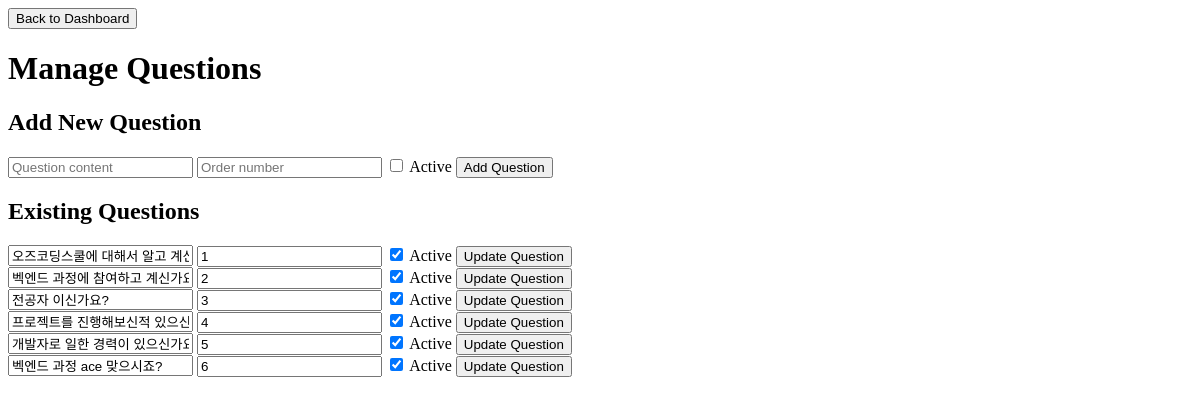
Page /admin/dashboard/question (signed in) on the earlier database version.
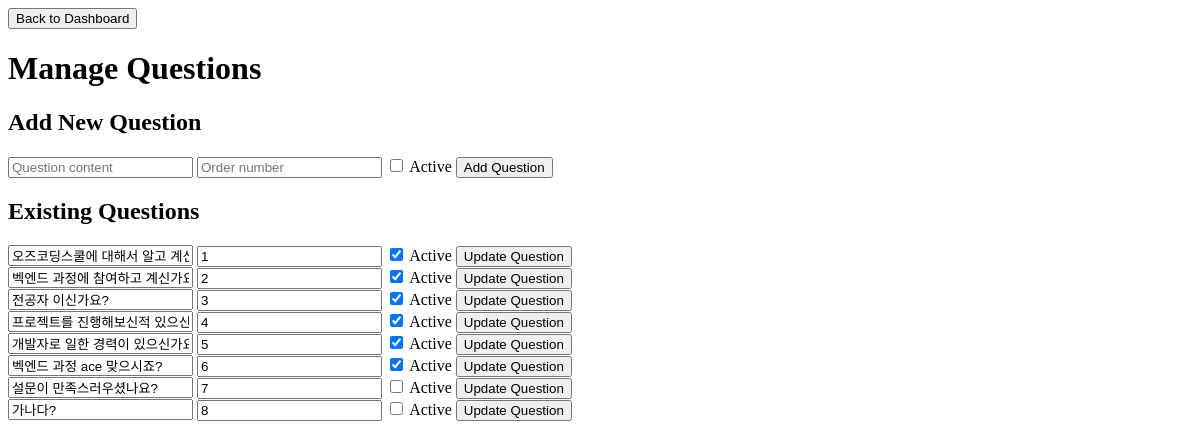
Same page on the later database version.
### app/models.py (models this page shows)
class Question(db.Model):
    __tablename__ = "question"
    id = db.Column(db.Integer, primary_key=True)
    content = db.Column(db.String(255))
    order_num = db.Column(db.Integer, default=0)
    is_active = db.Column(db.Boolean, default=True)

### app/routes.py (the view, shortened to what this page needs)
@admin.route("/dashboard/question", methods=["GET", "POST"])
@login_required
def manage_questions():
    questions = Question.query.order_by(Question.order_num).all()
    return render_template("manage_questions.html", questions=questions)

### app/routes.py (called while the page is built)
def login_required(f):
    @wraps(f)
    def decorated_function(*args, **kwargs):
        if "admin_logged_in" not in session:
            return redirect(url_for("admin.login", next=request.url))
        return f(*args, **kwargs)
    return decorated_function

### app/templates/manage_questions.html (shortened to what this page needs)
<!DOCTYPE html>
<html lang="en">
<head>
</head>
<body>
    <a href="{{ url_for('admin.dashboard') }}">
        <button class="dashboard-button">Back to Dashboard</button>
    </a>
    <h1>Manage Questions</h1>
    <h2>Add New Question</h2>
    <form action="{{ url_for('admin.manage_questions') }}" method="post">
        <input type="text" name="content" placeholder="Question content" required>
        <input type="number" name="order_num" placeholder="Order number" required>
        <label>
            <input type="checkbox" name="is_active"> Active
        </label>
        <button type="submit" name="new_question">Add Question</button>
    </form>
    <h2>Existing Questions</h2>
    {% for question in questions %}
        <form action="{{ url_for('admin.manage_questions') }}" method="post">
            <input type="text" name="content" value="{{ question.content }}" required>
            <input type="number" name="order_num" value="{{ question.order_num }}" required>
            <label>
                <input type="checkbox" name="is_active" {% if question.is_active %}checked{% endif %}> Active
            </label>
            <button type="submit">Update Question</button>
        </form>
    {% endfor %}
</body>
</html>

Differences in the rows shown:
added Question: content "설문이 만족스러우셨나요?", order_num "7"
added Question: content "가나다?", order_num "8"
